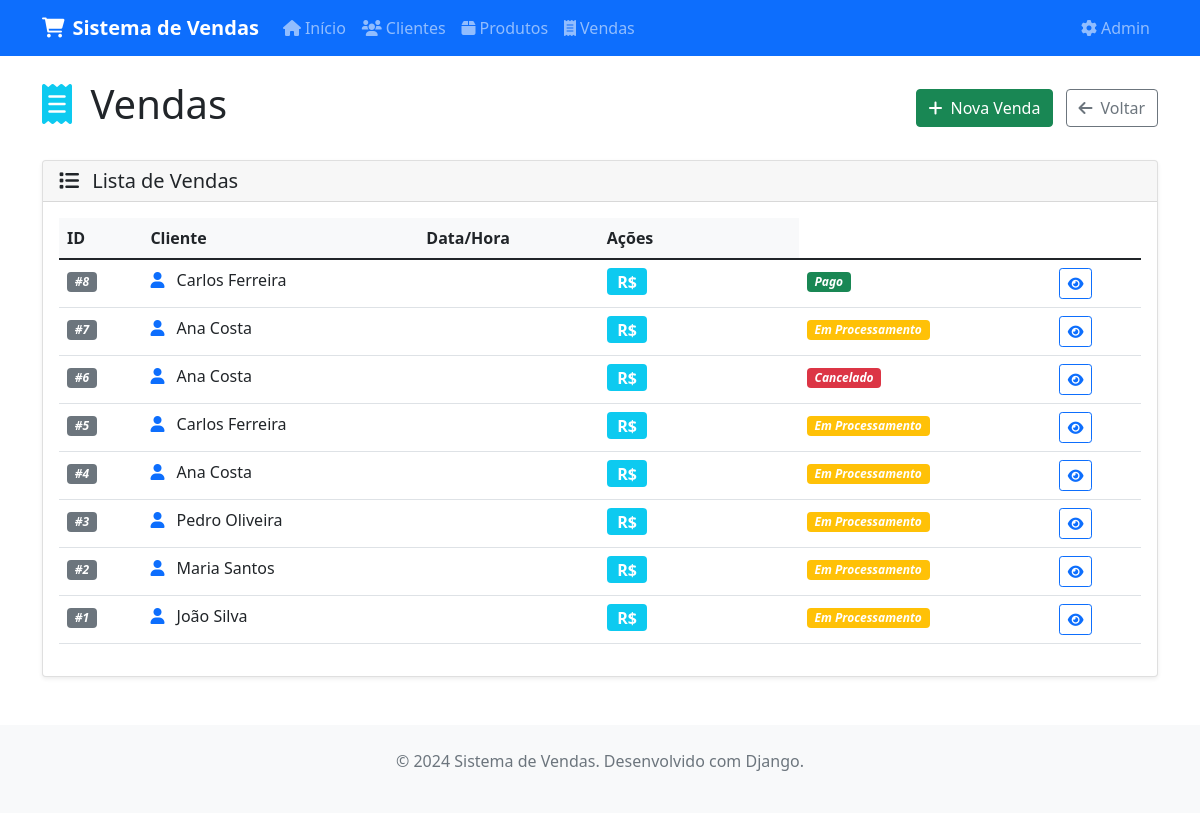
/vendas/vendassssssss/, run on the app's committed database.
### vendas/models.py (models this page shows, shortened)
class Venda(models.Model):
    STATUS_CHOICES = [
        ('processamento', 'Em Processamento'),
        ('pago', 'Pago'),
        ('cancelado', 'Cancelado'),
    ]
    cliente = models.ForeignKey(Cliente, on_delete=models.CASCADE, verbose_name="Cliente")
    produtos = models.ManyToManyField(Produto, through='ItemVenda', verbose_name="Produtos")
    data_hora = models.DateTimeField(default=timezone.now, verbose_name="Data e Hora")
    valor_total = models.DecimalField(max_digits=10, decimal_places=2, verbose_name="Valor Total")
    status = models.CharField(max_length=20, choices=STATUS_CHOICES, default='processamento', verbose_name="Status")
    class Meta:
        verbose_name = "Venda"
        verbose_name_plural = "Vendas"
        ordering = ['data_hora']
    def pode_ser_cancelada(self):
        if self.status == 'cancelado':
            return False
        data_limite = timezone.now() - timedelta(days=0)
        if self.data_hora < data_limite:
            return False
        return True
    def get_status_display_class(self):
        status_classes = {
            'processamento': 'warning',
            'pago': 'success',
            'cancelado': 'danger',
        }
        return status_classes.get(self.status, 'secondary')

class Cliente(models.Model):
    nome = models.CharField(max_length=200, verbose_name="Nome")
    email = models.EmailField(verbose_name="E-mail")
    data_cadastro = models.DateTimeField(auto_now_add=True, verbose_name="Data de Cadastro")
    class Meta:
        verbose_name = "Cliente"
        verbose_name_plural = "Clientes"
        ordering = ['nome']

### vendas/views.py (the view)
# urls.py: path('vendassssssss/', views.venda_list, name='venda_list'),
def venda_list(request):
    vendas_list = Venda.objects.all().order_by('-data_hora')
    paginator = Paginator(vendas_list, 10)
    page_number = request.GET.get('page')
    vendas = paginator.get_page(page_number)
    return render(request, 'vendas/venda_list.html', {'vendas': vendas})

### vendas/templates/vendas/venda_list.html (shortened to what this page needs)
{% extends 'vendas/base.html' %}
{% block content %}
<div class="row">
    <div class="col-12">
        <div class="d-flex justify-content-between align-items-center mb-4">
            <h1>
                <i class="fas fa-receipt text-info me-2"></i>
                Vendas
            </h1>
            <div>
                <a href="{% url 'vendas:venda_create' %}" class="btn btn-success me-2">
                    <i class="fas fa-plus me-2"></i>Nova Venda
                </a>
                <a href="{% url 'vendas:home' %}" class="btn btn-outline-secondary">
                    <i class="fas fa-arrow-left me-2"></i>Voltar
                </a>
            </div>
        </div>
    </div>
</div>
<div class="row">
    <div class="col-12">
        <div class="card">
            <div class="card-header">
                <h5 class="mb-0">
                    <i class="fas fa-list me-2"></i>
                    Lista de Vendas
                </h5>
            </div>
            <div class="card-body">
                {% if vendas %}
                    <div class="table-responsive">
                        <table class="table table-hover">
                            <thead>
                                <tr>
                                    <th>ID</th>
                                    <th>Cliente</th>
                                    <th>Data/Hora</th>
                                    <th width="200">Ações</th>
                                </tr>
                            </thead>
                            <tbody>
                                {% for venda in vendas %}
                                <tr>
                                    <td>
                                        <i class="badge bg-secondary">#{{ venda.id }}</i>
                                    </td>
                                    <td>
                                        <i class="fas fa-user text-primary me-2"></i>
                                        {{ venda.cliente.nome }}
                                    </td>
                                    <td>
                                    </td>
                                    <td>
                                        <span class="badge bg-info fs-6">
                                            R$ {{ venda.produto.valor }}
                                        </span>
                                    </td>
                                    <td>
                                        <i class="badge bg-{{ venda.get_status_display_class }}">
                                            {{ venda.get_status_display }}
                                        </i>
                                    </td>
                                    <td>
                                        <div class="btn-group" role="group">
                                            <a href="{% url 'vendas:venda_detail' venda.pk %}"
                                               class="btn btn-sm btn-outline-primary"
                                               title="Ver detalhes">
                                                <i class="fas fa-eye"></i>
                                            </a>
                                        </div>
                                    </td>
                                </tr>
                                {% endfor %}
                            </tbody>
                        </table>
                    </div>
                {% endif %}
            </div>
        </div>
    </div>
</div>
{% endblock %}

### vendas/templates/vendas/base.html (style rules this page uses)
.card { box-shadow: 0 0.125rem 0.25rem rgba(0, 0, 0, 0.075); border: 1px solid rgba(0, 0, 0, 0.125); }
.table th { background-color: #f8f9fa; }

### data on the page
Venda: id "8", cliente.nome "Carlos Ferreira", status "Pago"
Venda: id "7", cliente.nome "Ana Costa", status "Em Processamento"
Venda: id "6", cliente.nome "Ana Costa", status "Cancelado"
Venda: id "5", cliente.nome "Carlos Ferreira", status "Em Processamento"
Venda: id "4", cliente.nome "Ana Costa", status "Em Processamento"
Venda: id "3", cliente.nome "Pedro Oliveira", status "Em Processamento"
Venda: id "2", cliente.nome "Maria Santos", status "Em Processamento"
Venda: id "1", cliente.nome "João Silva", status "Em Processamento"
